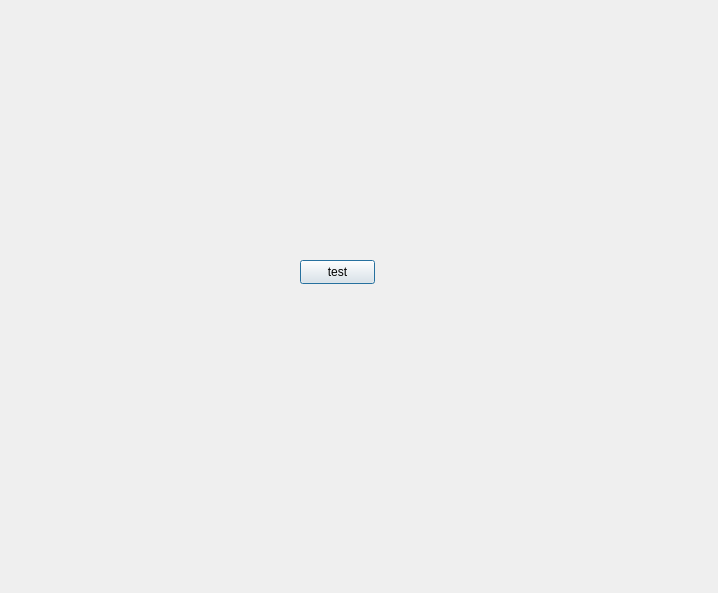
<?xml version="1.0" encoding="UTF-8"?>
<ui version="4.0">
 <class>Dialog</class>
 <widget class="QDialog" name="Dialog">
  <property name="geometry">
   <rect>
    <x>0</x>
    <y>0</y>
    <width>718</width>
    <height>593</height>
   </rect>
  </property>
  <property name="windowTitle">
   <string>Dialog</string>
  </property>
  <widget class="QPushButton" name="login">
   <property name="geometry">
    <rect>
     <x>300</x>
     <y>260</y>
     <width>75</width>
     <height>24</height>
    </rect>
   </property>
   <property name="text">
    <string>test</string>
   </property>
  </widget>
 </widget>
 <resources/>
 <connections/>
</ui>
